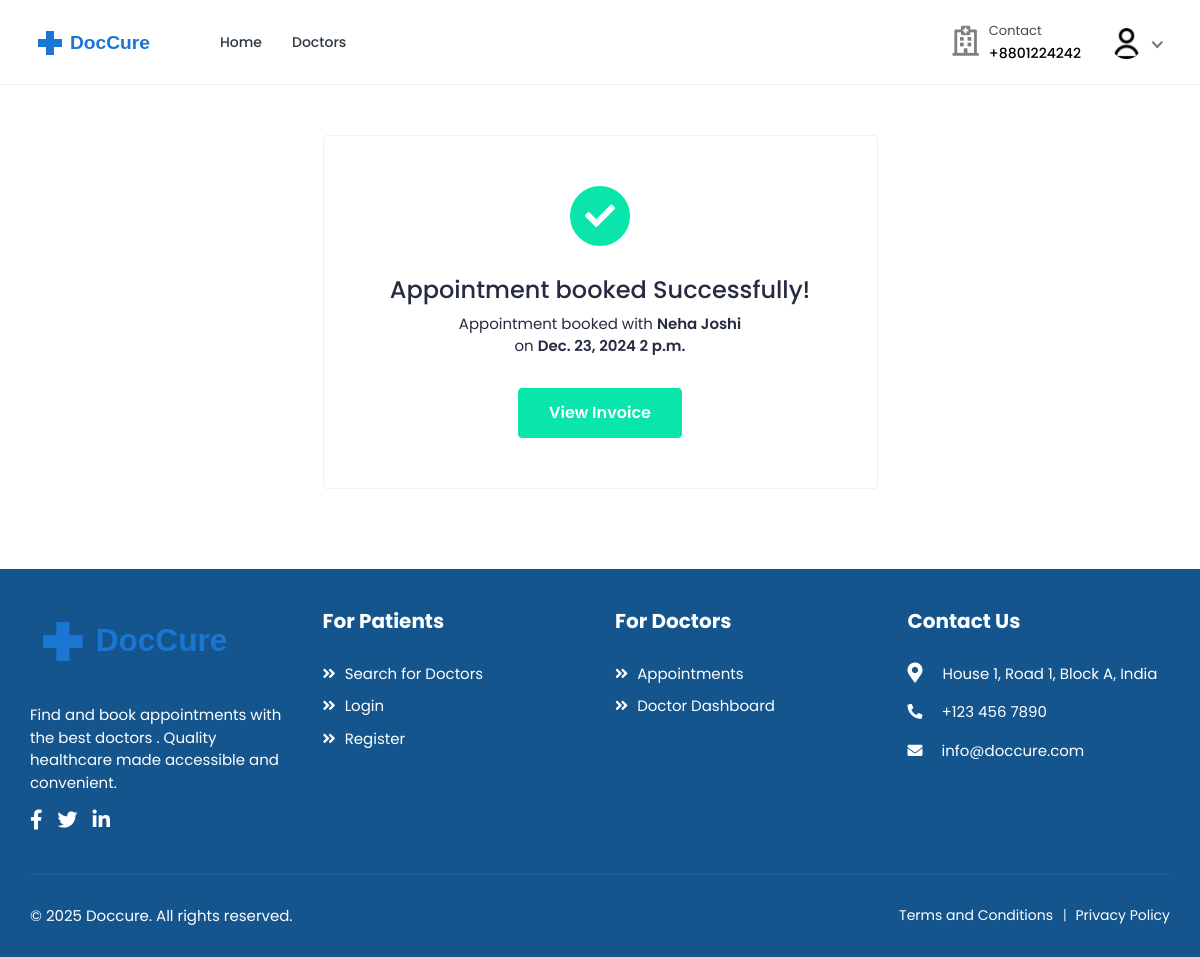
Page /bookings/1/success/ (signed in) on the committed database.
### accounts/models.py (models this page shows, shortened)
class User(AbstractUser):
    class RoleChoices(models.TextChoices):
        DOCTOR = "doctor", "Doctor"
        PATIENT = "patient", "Patient"
    username = models.CharField(max_length=30, unique=True)
    role = models.CharField(
        choices=RoleChoices.choices,
        max_length=20,
        default="patient",
        error_messages={"required": "Role must be provided"},
    )
    email = models.EmailField(
        blank=True,
        error_messages={
            "unique": "A user with that email already exists.",
        },
    )
    first_name = models.CharField(max_length=150, blank=True)
    last_name = models.CharField(max_length=150, blank=True)
    registration_number = models.IntegerField(null=True, blank=True)
    USERNAME_FIELD = "username"
    REQUIRED_FIELDS = []
    objects = CustomUserManager()
    def get_full_name(self):
        full_name = "%s %s" % (self.first_name, self.last_name)
        return full_name.strip() or self.username

class Profile(models.Model):
    user = models.OneToOneField(
        User, on_delete=models.CASCADE, related_name="profile"
    )
    avatar = models.ImageField(
        default="defaults/user.png", upload_to=profile_photo_directory_path
    )
    phone = models.CharField(max_length=20, blank=True, null=True)
    dob = models.DateField(blank=True, null=True)
    about = models.TextField(blank=True, null=True)
    specialization = models.CharField(max_length=255, blank=True, null=True)
    gender = models.CharField(
        max_length=10,
        choices=[("male", "Male"), ("female", "Female"), ("other", "Other")],
        blank=True,
    )
    address = models.TextField(blank=True, null=True)
    city = models.CharField(max_length=100, blank=True)
    state = models.CharField(max_length=100, blank=True)
    postal_code = models.CharField(max_length=20, blank=True)
    country = models.CharField(max_length=100, blank=True)
    price_per_consultation = models.DecimalField(
        max_digits=10, decimal_places=2, null=True, blank=True
    )
    is_available = models.BooleanField(default=True)
    blood_group = models.CharField(
        max_length=5,
        choices=[
            ("A+", "A+"),
            ("A-", "A-"),
            ("B+", "B+"),
            ("B-", "B-"),
            ("O+", "O+"),
            ("O-", "O-"),
            ("AB+", "AB+"),
            ("AB-", "AB-"),
        ],
        blank=True,
        null=True,
    )
    allergies = models.TextField(blank=True, null=True)
    medical_conditions = models.TextField(blank=True, null=True)
    @property
    def image(self):
        return (
            self.avatar.url
            if self.avatar.storage.exists(self.avatar.name)
            else "{}defaults/user.png".format(settings.MEDIA_URL)
        )

### bookings/models.py (models this page shows, shortened)
class Booking(models.Model):
    doctor = models.ForeignKey(
        settings.AUTH_USER_MODEL,
        on_delete=models.CASCADE,
        related_name="appointments",
        limit_choices_to={"role": "doctor"},
    )
    patient = models.ForeignKey(
        settings.AUTH_USER_MODEL,
        on_delete=models.CASCADE,
        related_name="patient_appointments",
        limit_choices_to={"role": "patient"},
    )
    appointment_date = models.DateField()
    appointment_time = models.TimeField()
    booking_date = models.DateTimeField(auto_now_add=True)
    status = models.CharField(
        max_length=20,
        choices=[
            ("pending", "Pending"),
            ("confirmed", "Confirmed"),
            ("completed", "Completed"),
            ("cancelled", "Cancelled"),
            ("no_show", "No Show"),
        ],
        default="pending",
    )
    class Meta:
        ordering = ["-appointment_date", "-appointment_time"]
        unique_together = ["doctor", "appointment_date", "appointment_time"]

### bookings/views.py (the view)
class BookingSuccessView(LoginRequiredMixin, TemplateView):
    template_name = "bookings/booking-success.html"
    def get_context_data(self, **kwargs):
        context = super().get_context_data(**kwargs)
        context["booking"] = Booking.objects.get(id=kwargs["booking_id"])
        return context

### accounts/managers.py (called while the page is built)
    def get(self, *args, **kwargs):
        return super().select_related("profile").get(*args, **kwargs)

### templates/bookings/booking-success.html (shortened to what this page needs)
{% extends "base.html" %}
{% load static %}
{% block content %}
<div class="content success-page-cont">
    <div class="container-fluid">
        <div class="row justify-content-center">
            <div class="col-lg-6">
                <div class="card success-card">
                    <div class="card-body">
                        <div class="success-cont">
                            <i class="fas fa-check"></i>
                            <h3>Appointment booked Successfully!</h3>
                            <p>Appointment booked with <strong>{{ booking.doctor.get_full_name }}</strong><br> on <strong>{{ booking.appointment_date }} {{ booking.appointment_time }}</strong></p>
                            <a href="{% url 'bookings:booking-invoice' booking.id %}" class="btn btn-primary view-inv-btn">View Invoice</a>
                        </div>
                    </div>
                </div>
            </div>
        </div>
    </div>
</div>
{% endblock %}

### templates/includes/navbar.html (shortened to what this page needs)
{% load static %}
<header class="header">
    <nav class="navbar navbar-expand-lg header-nav">
        <div class="navbar-header">
            <a href="{% url 'core:home' %}" class="navbar-brand logo">
                <img src="{% static 'assets/img/logo2.svg' %}" class="img-fluid" alt="Logo">
            </a>
        </div>
        <div class="main-menu-wrapper">
            <ul class="main-nav">
                <li {% if request.path == '/' %}class="active"{% endif %}>
                    <a href="{% url 'core:home' %}">Home</a>
                </li>
                <li class="has-submenu{% if request.path == '/doctors/' %} active {% endif %}">
                    <a href="{% url 'doctors:list' %}">Doctors</a>
                </li>
            </ul>
        </div>
        <ul class="nav header-navbar-rht">
            <li class="nav-item contact-item">
                <div class="header-contact-img">
                    <i class="far fa-hospital"></i>
                </div>
                <div class="header-contact-detail">
                    <p class="contact-header">Contact</p>
                    <p class="contact-info-header"> +8801224242</p>
                </div>
            </li>
            {% if not user.is_authenticated %}
                <li class="nav-item">
                    <a class="nav-link header-login" href="{% url 'accounts:login' %}">Login / Signup </a>
                </li>
            {% else %}
                <li class="nav-item dropdown has-arrow logged-item">
                    <a href="#" class="dropdown-toggle nav-link" data-toggle="dropdown">
                        <span class="user-img">
                            <img class="rounded-circle" src="{{ user.profile.image }}" width="31" alt="{{ user.username }}">
                        </span>
                    </a>
                </li>
            {% endif %}
        </ul>
    </nav>
</header>

### rows in the picture
User: profile.image (placeholder picture)
Booking: doctor.get_full_name "Neha Joshi", appointment_date "Dec. 23, 2024", appointment_time "2 p.m."
